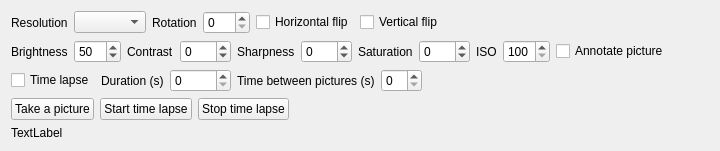
              <widget class="QWidget" name="picture_tab">
               <attribute name="title">
                <string>Picture</string>
               </attribute>
               <layout class="QVBoxLayout" name="verticalLayout_6">
                <item>
                 <layout class="QHBoxLayout" name="horizontalLayout_2">
                  <item>
                   <widget class="QLabel" name="label_4">
                    <property name="text">
                     <string>Resolution</string>
                    </property>
                   </widget>
                  </item>
                  <item>
                   <widget class="QComboBox" name="picture_resolution_cb"/>
                  </item>
                  <item>
                   <widget class="QLabel" name="label_19">
                    <property name="text">
                     <string>Rotation</string>
                    </property>
                   </widget>
                  </item>
                  <item>
                   <widget class="QSpinBox" name="picture_rotation_sb">
                    <property name="maximum">
                     <number>270</number>
                    </property>
                    <property name="singleStep">
                     <number>90</number>
                    </property>
                   </widget>
                  </item>
                  <item>
                   <widget class="QCheckBox" name="picture_hflip_cb">
                    <property name="text">
                     <string>Horizontal flip</string>
                    </property>
                   </widget>
                  </item>
                  <item>
                   <widget class="QCheckBox" name="picture_vflip_cb">
                    <property name="text">
                     <string>Vertical flip</string>
                    </property>
                   </widget>
                  </item>
                  <item>
                   <spacer name="horizontalSpacer_3">
                    <property name="orientation">
                     <enum>Qt::Horizontal</enum>
                    </property>
                    <property name="sizeHint" stdset="0">
                     <size>
                      <width>40</width>
                      <height>20</height>
                     </size>
                    </property>
                   </spacer>
                  </item>
                 </layout>
                </item>
                <item>
                 <layout class="QHBoxLayout" name="horizontalLayout_13">
                  <item>
                   <widget class="QLabel" name="label_15">
                    <property name="text">
                     <string>Brightness</string>
                    </property>
                   </widget>
                  </item>
                  <item>
                   <widget class="QSpinBox" name="picture_brightness_sb">
                    <property name="maximum">
                     <number>100</number>
                    </property>
                    <property name="value">
                     <number>50</number>
                    </property>
                   </widget>
                  </item>
                  <item>
                   <widget class="QLabel" name="label_16">
                    <property name="text">
                     <string>Contrast</string>
                    </property>
                   </widget>
                  </item>
                  <item>
                   <widget class="QSpinBox" name="picture_contrast_sb">
                    <property name="minimum">
                     <number>-100</number>
                    </property>
                    <property name="maximum">
                     <number>100</number>
                    </property>
                   </widget>
                  </item>
                  <item>
                   <widget class="QLabel" name="Sharpness">
                    <property name="text">
                     <string>Sharpness</string>
                    </property>
                   </widget>
                  </item>
                  <item>
                   <widget class="QSpinBox" name="picture_sharpness_sb">
                    <property name="minimum">
                     <number>-100</number>
                    </property>
                    <property name="maximum">
                     <number>100</number>
                    </property>
                   </widget>
                  </item>
                  <item>
                   <widget class="QLabel" name="label_17">
                    <property name="text">
                     <string>Saturation</string>
                    </property>
                   </widget>
                  </item>
                  <item>
                   <widget class="QSpinBox" name="picture_saturation_sb">
                    <property name="minimum">
                     <number>-100</number>
                    </property>
                    <property name="maximum">
                     <number>100</number>
                    </property>
                   </widget>
                  </item>
                  <item>
                   <widget class="QLabel" name="label_18">
                    <property name="text">
                     <string>ISO</string>
                    </property>
                   </widget>
                  </item>
                  <item>
                   <widget class="QSpinBox" name="picture_iso_sb">
                    <property name="minimum">
                     <number>100</number>
                    </property>
                    <property name="maximum">
                     <number>800</number>
                    </property>
                    <property name="singleStep">
                     <number>50</number>
                    </property>
                   </widget>
                  </item>
                  <item>
                   <widget class="QCheckBox" name="picture_annotation_cb">
                    <property name="text">
                     <string>Annotate picture</string>
                    </property>
                   </widget>
                  </item>
                  <item>
                   <spacer name="horizontalSpacer_4">
                    <property name="orientation">
                     <enum>Qt::Horizontal</enum>
                    </property>
                    <property name="sizeHint" stdset="0">
                     <size>
                      <width>40</width>
                      <height>20</height>
                     </size>
                    </property>
                   </spacer>
                  </item>
                 </layout>
                </item>
                <item>
                 <layout class="QHBoxLayout" name="horizontalLayout_14">
                  <item>
                   <widget class="QCheckBox" name="time_lapse_cb">
                    <property name="text">
                     <string>Time lapse</string>
                    </property>
                   </widget>
                  </item>
                  <item>
                   <widget class="QLabel" name="label_20">
                    <property name="text">
                     <string>Duration (s)</string>
                    </property>
                   </widget>
                  </item>
                  <item>
                   <widget class="QSpinBox" name="time_lapse_duration_sb">
                    <property name="maximum">
                     <number>99999</number>
                    </property>
                   </widget>
                  </item>
                  <item>
                   <widget class="QLabel" name="label_21">
                    <property name="text">
                     <string>Time between pictures (s)</string>
                    </property>
                   </widget>
                  </item>
                  <item>
                   <widget class="QSpinBox" name="time_lapse_wait_sb"/>
                  </item>
                  <item>
                   <spacer name="horizontalSpacer_6">
                    <property name="orientation">
                     <enum>Qt::Horizontal</enum>
                    </property>
                    <property name="sizeHint" stdset="0">
                     <size>
                      <width>40</width>
                      <height>20</height>
                     </size>
                    </property>
                   </spacer>
                  </item>
                 </layout>
                </item>
                <item>
                 <layout class="QHBoxLayout" name="horizontalLayout_15">
                  <item>
                   <widget class="QPushButton" name="take_picture_pb">
                    <property name="text">
                     <string>Take a picture</string>
                    </property>
                   </widget>
                  </item>
                  <item>
                   <widget class="QPushButton" name="start_time_lapse_pb">
                    <property name="text">
                     <string>Start time lapse</string>
                    </property>
                   </widget>
                  </item>
                  <item>
                   <widget class="QPushButton" name="stop_time_lapse_pb">
                    <property name="text">
                     <string>Stop time lapse</string>
                    </property>
                   </widget>
                  </item>
                  <item>
                   <spacer name="horizontalSpacer_5">
                    <property name="orientation">
                     <enum>Qt::Horizontal</enum>
                    </property>
                    <property name="sizeHint" stdset="0">
                     <size>
                      <width>40</width>
                      <height>20</height>
                     </size>
                    </property>
                   </spacer>
                  </item>
                 </layout>
                </item>
                <item>
                 <widget class="QLabel" name="picture_lb">
                  <property name="text">
                   <string>TextLabel</string>
                  </property>
                 </widget>
                </item>
               </layout>
              </widget>
